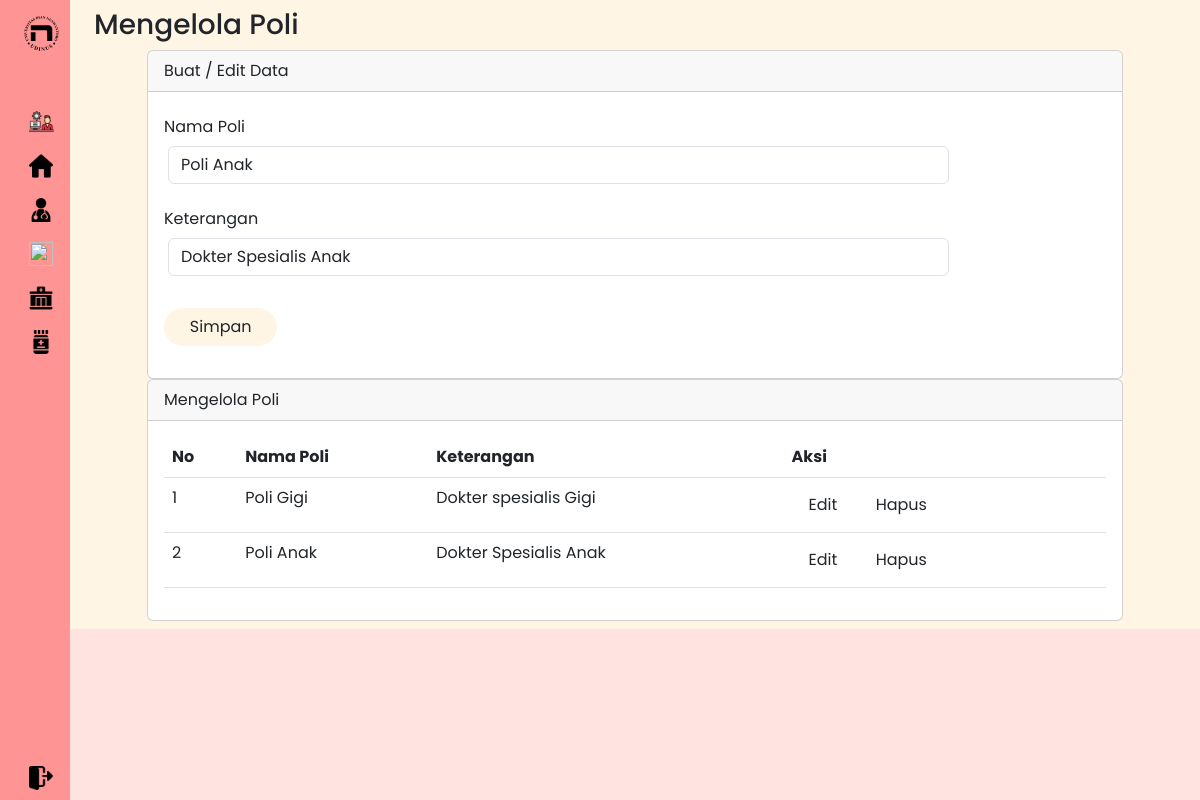
The page /poli.php?id=2 on the database its author committed.
### tables this page shows
CREATE TABLE `poli` (
  `id` int(11) NOT NULL,
  `nama_poli` varchar(25) NOT NULL,
  `keterangan` text NOT NULL
);

### poli.php (the view, shortened to what this page needs)
<?php
include ("config.php");
$nama_poli = '';
$keterangan = '';
if (isset($_GET['id'])) {
    try {
        $stmt = $pdo->prepare("SELECT * FROM poli WHERE id = :id");
        $stmt->bindParam(':id', $_GET['id']);
        $stmt->execute();
        while ($row = $stmt->fetch(PDO::FETCH_ASSOC)) {
            $nama_poli = $row['nama_poli'];
            $keterangan = $row['keterangan'];
        }
    } catch (PDOException $e) {
        echo "Error: " . $e->getMessage();
    }
}
?>
<!DOCTYPE html>
<html lang="en">
<head>
    <link href="https://cdn.lineicons.com/4.0/lineicons.css" rel="stylesheet" />
    <link href="https://cdn.jsdelivr.net/npm/bootstrap@5.3.0-alpha3/dist/css/bootstrap.min.css" rel="stylesheet"
>
    <link rel="stylesheet" href="css/style3.css">
</head>
<body>
    <div class="wrapper">
        <aside id="sidebar">
            <div class="d-flex">
                <button class="toggle-btn" type="button">
                    <img src="sources/logo.svg" alt="" width="35" height="35" class="d-inline-block align-text-top">
                </button>
            </div>
            <ul class="sidebar-nav">
                <li class="sidebar-item">
                    <a href="#" class="sidebar-link">
                        <img src="sources/admin.png" alt="" width="25" height="25" class="d-inline-block align-text-top">
                    </a>
                </li>
                <li class="sidebar-item">
                    <a href="http://localhost/Projek_BK/adminhome.php" class="sidebar-link">
                        <img src="sources/home.png" alt="" width="24" height="24" class="d-inline-block align-text-top">
                    </a>
                </li>
                <li class="sidebar-item">
                    <a href="http://localhost/Projek_BK/dokterhome.php" class="sidebar-link">
                        <img src="sources/doctor.png" alt="" width="24" height="24" class="d-inline-block align-text-top">
                    </a>
                </li>
                <li class="sidebar-item">
                    <a href="http://localhost/Projek_BK/pasienhome.php" class="sidebar-link">
                        <img src="sources/pasien.png" alt="" width="24" height="24" class="d-inline-block align-text-top">
                    </a>
                </li>
                <li class="sidebar-item">
                    <a href="http://localhost/Projek_BK/poli.php#" class="sidebar-link">
                        <img src="sources/clinic.png" alt="" width="24" height="24" class="d-inline-block align-text-top">
                    </a>
                </li>
                <li class="sidebar-item">
                    <a href="http://localhost/Projek_BK/obat.php#" class="sidebar-link">
                        <img src="sources/obat.png" alt="" width="24" height="24" class="d-inline-block align-text-top">
                    </a>
                </li>
            </ul>
            <div class="sidebar-footer">
                <a href="http://localhost/Projek_BK/index.php" class="sidebar-link">
                    <img src="sources/logout.png" alt="" width="24" height="24" class="d-inline-block align-text-top">
                </a>
            </div>
        </aside>
        <div class="main">
            <div class="container-fluid py-2" style="background-color:#FFF5E4;">
                <div class="container">
                    <div class="row">
                        <div class="col-12">
                            <h3>Mengelola Poli</h3>
                        </div>
                        <div class="mx-auto">
                            <div class="card">
                                <div class="card-header">
                                    Buat / Edit Data
                                </div>
                                <div class="card-body">
                                    <form action="" method="POST" name="myForm" onsubmit="return(validate());">
                                        <div class="mb-3 row">
                                            <label for="nama_poli" class="col-sm-2 col-form-label">Nama Poli</label>
                                            <div class="col-sm-10 mx-1">
                                                <input type="text" class="form-control" name="nama_poli" id="nama_poli" placeholder="Nama Poli" value="<?php echo $nama_poli ?>">
                                            </div>
                                        </div>
                                        <div class="mb-3 row">
                                            <label for="keterangan" class="col-sm-2 col-form-label">Keterangan</label>
                                            <div class="col-sm-10 mx-1">
                                                <input type="text" class="form-control" name="keterangan" id="keterangan" placeholder="Keterangan" value="<?php echo $keterangan ?>">
                                            </div>
                                        </div>
                                        <div class="col-12 py-3">
                                            <button type="submit" class="btn rounded-pill" style="width: 3cm; background-color:#FFF5E4;" name="simpan">Simpan</button>
                                        </div>
                                    </form>
                                </div>
                            </div>
                            <div class="card">
                                <div class="card-header">
                                    Mengelola Poli
                                </div>
                                <div class="card-body">
                                    <table class="table">
                                        <thead>
                                            <tr>
                                                <th scope="col">No</th>
                                                <th scope="col">Nama Poli</th>
                                                <th scope="col">Keterangan</th>
                                                <th scope="col">Aksi</th>
                                            </tr>
                                        </thead>
                                        <tbody>
                                            <?php
                                            $result = $pdo->query("SELECT * FROM poli");
                                            $no = 1;
                                            while ($data = $result->fetch(PDO::FETCH_ASSOC)) {
                                                ?>
                                                <tr>
                                                    <td><?php echo $no++ ?></td>
                                                    <td><?php echo $data['nama_poli'] ?></td>
                                                    <td><?php echo $data['keterangan'] ?></td>
                                                    <td>
                                                        <a class="btn rounded-pill px-3" href="poli.php?id=<?php echo $data['id'] ?>">Edit</a>
                                                        <a class="btn rounded-pill px-3" href="poli.php?id=<?php echo $data['id'] ?>&aksi=hapus">Hapus</a>
                                                    </td>
                                                </tr>
                                                <?php
                                            }
                                            ?>
                                        </tbody>
                                    </table>
                                </div>
                            </div>
                        </div>
                    </div>
                </div>
            </div>
        </div>
    </div>
</body>
</html>

### css/style3.css (style rules this page uses)
body { font-family: "Poppins", sans-serif; background-color: #FF9494; }
a { text-decoration: none; }
li { list-style: none; }
.wrapper { display: flex; width: 100%; }
.main { min-height: 100vh; width: 100%; overflow: hidden; transition: all 0.35s ease-in-out; background-color: #FFE3E1; }
#sidebar { width: 70px; min-width: 70px; z-index: 1000; transition: all .25s ease-in-out; background-color: #FF9494; display: flex; flex-direction: column; }
.toggle-btn { background-color: transparent; cursor: pointer; border: 0; padding: 1rem 1.5rem; }
.sidebar-nav { padding: 2rem 0; flex: 1 1 auto; }
a.sidebar-link { padding: .625rem 1.625rem; color: #000; display: block; font-size: 0.9rem; white-space: nowrap; border-left: 3px solid transparent; }
.sidebar-item { position: relative; }
.mx-auto { width : 1000px; }

### rows shown on the page
poli: nama_poli "Poli Anak", keterangan "Dokter Spesialis Anak"
poli: nama_poli "Poli Gigi", keterangan "Dokter spesialis Gigi"
